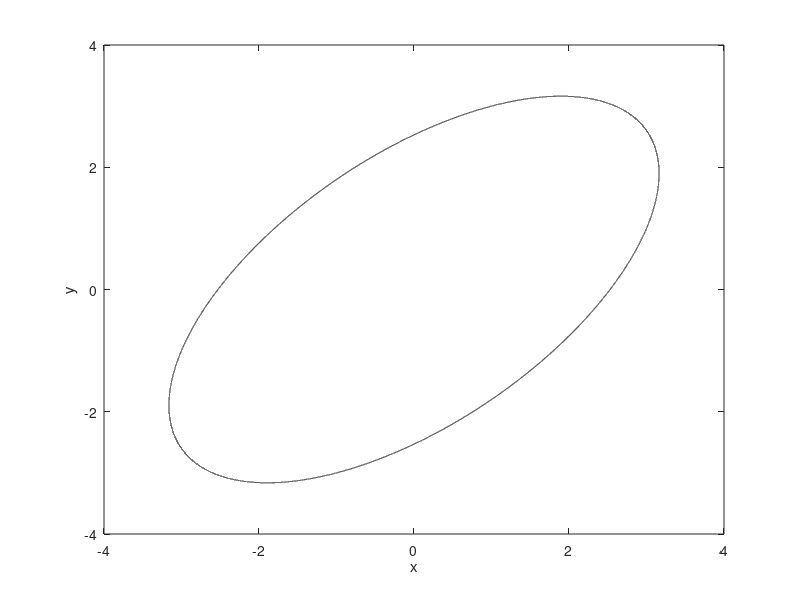

The MATLAB source for this figure: (Note: this script raises an error after producing the figure.)

% Getting a spline bounded approximation of an ellipsoid

clear all
close all
clear global
clc

addpath ../Function/
addpath ../Function/Coefficients/
addpath ../Function/Basis



% The ellipsoid
% =============

a = pi/4;
U = [ cos(a), -sin(a);
      sin(a),  cos(a)];
D = diag([4;2]);
P = U*D*U';     
P2 = P*P;
Pinv = inv(P);
phi = linspace(0,2*pi,1e5)';
x = P(1,:) * [cos(phi'); sin(phi')];  x = x(:);
y = P(2,:) * [cos(phi'); sin(phi')];  y = y(:);

figure(1)
plot(x, y, 'k')
xlabel('x')
ylabel('y')



% Preprocessing : Get B-spline approx of cos(phi) and sin(phi)
% =============

Np = 1e2;
p = linspace(0,1,Np)';
phi = 2*pi*p;
degree = 2;
Nknots = 8; 
b = BSplineBasis([0 * ones(1, degree) linspace(0, 1, Nknots) ones(1, degree)] , degree); 
B = b.f(p);
c = B \ [cos(phi), sin(phi)];
bcos = BSpline(b, c(:,1));
bsin = BSpline(b, c(:,2));
bdir = [bcos; bsin];
bNdir = [-bsin; bcos];

% figure(100)
% plot(phi, [cos(phi), bcos.f(p), sin(phi), bsin.f(p)])
% figure(101)
% plot(cos(phi), sin(phi), bcos.f(p), bsin.f(p))



% True parameterizations in terms of p
% ====================================

try 
    eval(['load pars_ellipsoid_Np', num2str(Np)])
    
catch
    
    % Directional minimization
    f1 = zeros(Np,1);
    X1 = zeros(Np,2);
    for i = 1:Np
        x = sdpvar(2,1);
        constr = set([P2, x; x', 1] >= 0);
        goal = -[cos(phi(i)), sin(phi(i))] * x;
        sol = solvesdp(constr, goal, sdpsettings('solver', 'sdpt3', 'verbose', 0));
        X1(i,:) = double(x)';
        f1(i) = -double(goal);
    end

    % Radial expansion
    f2 = zeros(Np,1);
    X2 = zeros(Np,2);
    for i = 1:Np
        d = [cos(phi(i)); sin(phi(i))];
        r = sdpvar(1,1);
        constr = set([P2, r*d; r*d', 1] >= 0);
        goal = -r;
        sol = solvesdp(constr, goal, sdpsettings('solver', 'sdpt3', 'verbose', 0));
        X2(i,:) = double(r)*d';
        f2(i) = -double(goal);
    end

    % Saving the results
    eval(['save pars_ellipsoid_Np', num2str(Np), ' f1 X1 f2 X2'])
end


figure(1), hold all
plot(X1(:,1), X1(:,2), '.')
plot(X2(:,1), X2(:,2), '.')

figure(2)
plot(p, f1, p, f2)
xlabel('\phi / 2\pi')
ylabel('f')



% Approximate primals
% ===================

degree = 1;
Nknots = 11;
B = BSplineBasis([0 * ones(1, degree), linspace(0, 1, Nknots), 1 * ones(1, degree)]' , degree); 


% Directional minimization
Cx = sdpvar(2, B.length, 'full');
x = BSpline(B, mat2cell(Cx, 2, ones(B.length,1)));
constr = set([P2, x; x', 1] >= 0);   
for i = 1:degree
    dx = x.derivative(i-1, 1);
    constr = constr + set(dx.coeffs.coeffs{1} == dx.coeffs.coeffs{end});
end
f = - bdir' * x;
sol = solvesdp(constr, f.integral, sdpsettings('solver', 'sdpt3'))
Cx1h = double(Cx);          x1h = BSpline(B, mat2cell(Cx1h, 2, ones(B.length,1)));
X1h = cell2mat(x1h.f(p));   X1h = [X1h(1:2:end), X1h(2:2:end)];
f1h = bdir' * x1h;

figure(1), hold all
plot(X1h(:,1), X1h(:,2), '.-')

figure(2), hold all
plot(p, f1h.f(p))


% % Radial expansion    <??? first try, yet not a very good approach ???>
% Cr = sdpvar(1, B.length, 'full');
% r = BSpline(B, Cr);
% constr = constr + set([P2, r*bdir; r*bdir', 1] >= 0);   
% for i = 1:degree
%     dr = r.derivative(i-1, 1);
%     constr = constr + set(dr.coeffs.coeffs{1} == dr.coeffs.coeffs{end});
% end
% sol = solvesdp(constr, -r.integral, sdpsettings('solver', 'sdpt3'))
% Cr = double(Cr);
% r = BSpline(B, Cr);
% x2h = r*bdir;
% X2h = cell2mat(x2h.f(p));
% X2h = [X2h(1:2:end), X2h(2:2:end)];
% 
% figure(1), hold all
% plot(X2h(:,1), X2h(:,2), '.-')
% 
% figure(2), hold all
% plot(p, r.f(p))


% Radial expansion
p_knots = linspace(0, 1, Nknots);
Cx = sdpvar(2, B.length, 'full');
x = BSpline(B, mat2cell(Cx, 2, ones(B.length,1)));
constr = set([P2, x; x', 1] >= 0);
xf = x.f(p_knots);
Nf = bNdir.f(p_knots);
for i = 1:length(p_knots)-1
    constr = constr + set(xf{i}' * Nf{i} == 0);   
end
for i = 1:degree
    dx = x.derivative(i-1, 1);
    constr = constr + set(dx.coeffs.coeffs{1} == dx.coeffs.coeffs{end});
end
f = - bdir' * x;
sol = solvesdp(constr, f.integral, sdpsettings('solver', 'sdpt3'))
Cx2h = double(Cx);          x2h = BSpline(B, mat2cell(Cx2h, 2, ones(B.length,1)));
X2h = cell2mat(x2h.f(p));   X2h = [X2h(1:2:end), X2h(2:2:end)];
f2h = bdir' * x2h;

figure(1), hold all
plot(X2h(:,1), X2h(:,2), '.-')

figure(2), hold all
plot(p, f2h.f(p))



% Approximate duals
% =================

degree = 2;
Nknots = 10;
B = BSplineBasis([0 * ones(1, degree), linspace(0, 1, Nknots), 1 * ones(1, degree)]' , degree); 


% Dual for directional minimization     <??? How to use splinevar here ???>
cV11 = sdpvar(B.length,1);  V11 = BSpline(B, cV11);
cV12 = sdpvar(B.length,1);  V12 = BSpline(B, cV12);
cV22 = sdpvar(B.length,1);  V22 = BSpline(B, cV22);
cV33 = sdpvar(B.length,1);  V33 = BSpline(B, cV33);
c = [V11, V12, 0.5*bcos; V12, V22, 0.5*bsin; 0.5*bcos, 0.5*bsin, V33];
constr = set(c >= 0)
g = P2(1,1)*V11 + 2*P2(1,2)*V12 + P2(2,2)* V22 + V33;
sol = solvesdp(constr, g.integral, sdpsettings('solver', 'sdpt3'))
g1h = double(g);

figure(2), hold all
plot(p, g1h.f(p))

w = linspace(-2,2,1e2)';
figure(1), hold all
for i = 1:length(p)
    c = [bcos.f(p(i)), bsin.f(p(i))];
    nc = [-bsin.f(p(i)), bcos.f(p(i))];
    Fline = g1h.f(p(i))/norm(c)^2 * ones(size(w))*c + w*nc;
    plot(Fline(:,1), Fline(:,2), ':', 'Color', [0.6,0.6,0.6])
    plot(g1h.f(p(i))/norm(c)^2 * ones(size(w))*c(1), g1h.f(p(i))/norm(c)^2 * ones(size(w))*c(2), 'rx')
end


% Dual for radial expansion     <??? How to use splinevar here ???>
cV11 = sdpvar(B.length,1);  V11 = BSpline(B, cV11);
cV12 = sdpvar(B.length,1);  V12 = BSpline(B, cV12);
cV22 = sdpvar(B.length,1);  V22 = BSpline(B, cV22);
cV33 = sdpvar(B.length,1);  V33 = BSpline(B, cV33);
cy   = sdpvar(B.length,1);  y   = BSpline(B, cy);
c = [V11, V12, 0.5*bcos-y*bsin; V12, V22, 0.5*bsin+y*bcos; 0.5*bcos-y*bsin, 0.5*bsin+y*bcos, V33];
constr = set(c >= 0);
g = P2(1,1)*V11 + 2*P2(1,2)*V12 + P2(2,2)* V22 + V33;
sol = solvesdp(constr, g.integral, sdpsettings('solver', 'sdpt3'))
g2h = double(g);

figure(2), hold all
plot(p, g2h.f(p))

x2hd = g2h*bdir;
X2hd = cell2mat(x2hd.f(p));
X2hd = [X2hd(1:2:end), X2hd(2:2:end)];

figure(1), hold all
plot(X2hd(:,1), X2hd(:,2), '.-')